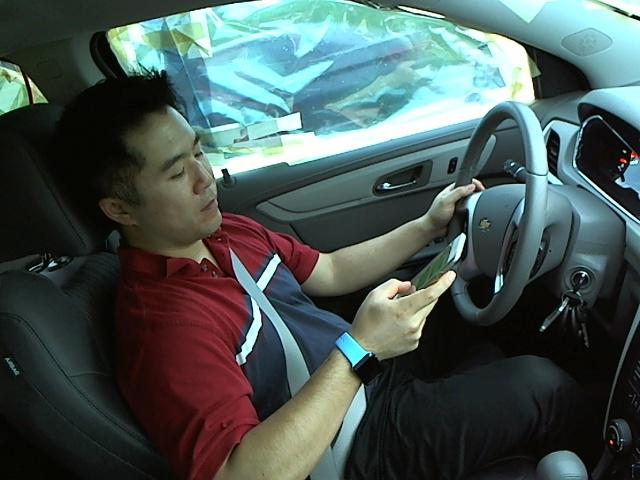
#> input picture 1854116_朱明志_hw1/q1/photos/img_836.jpg, 640 x 480 px
$ python Q1.py
#> lines starting #> are read from the running program, lines starting #| are printed output that depends on the picture
# %%
# 一个展示分类器的示例代码，并无语句调用这个分类器
import numpy as np
import cv2
img=cv2.imread("photos/img_836.jpg")
#> img is the input picture: shape (480, 640, 3); mean B, G, R 84.8, 87.2, 73
img_arr = np.asarray(img, dtype=np.double)
r_img = img_arr[:, :, 0]
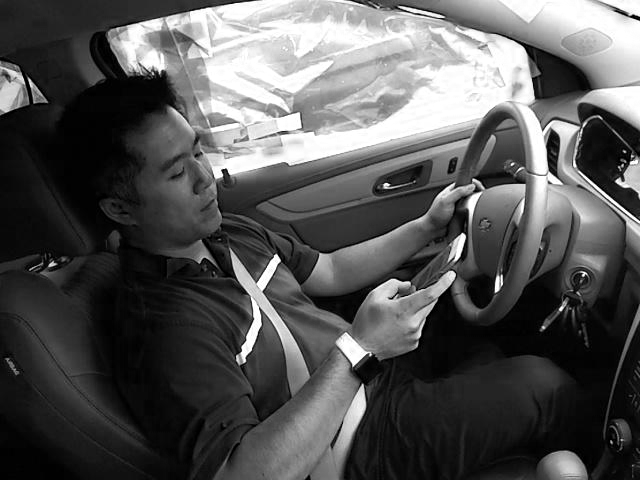
#> r_img: shape (480, 640) float64; min 0, max 255, mean 84.8
g_img = img_arr[:, :, 1]
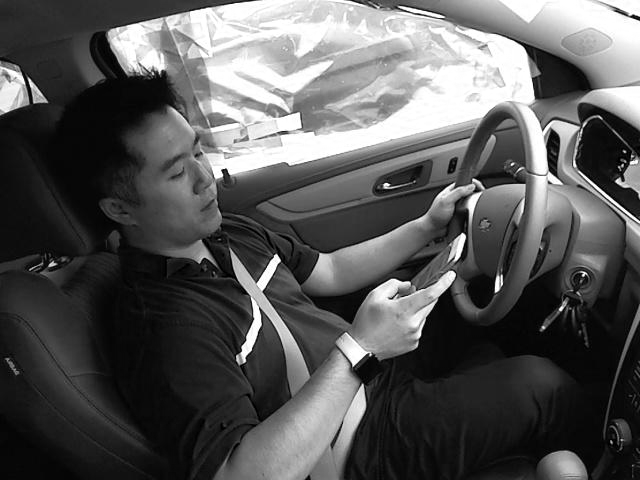
#> g_img: shape (480, 640) float64; min 0, max 255, mean 87.2
b_img = img_arr[:, :, 2]
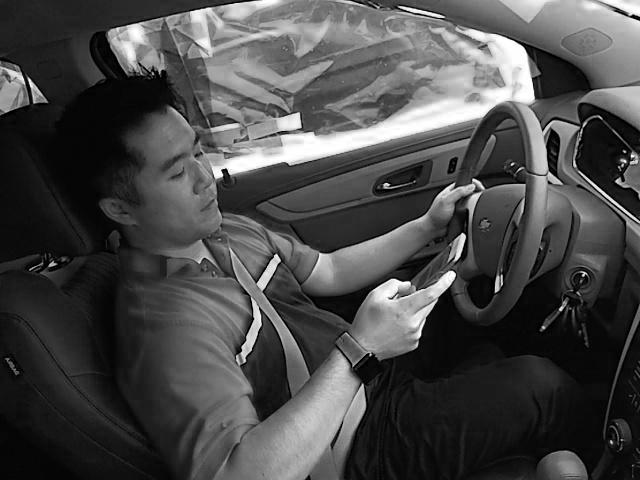
#> b_img: shape (480, 640) float64; min 0, max 255, mean 73
def div(green,red,blue):
    if ((0.5*red)&(0.3*green)&(0.2*blue> 0.6)):
        return "drink"
    else:
        return "driving"

# %%
# 导入果酒数据
# 导入鸢尾花数据
import matplotlib.pyplot as plt
from mpl_toolkits.mplot3d import Axes3D
from sklearn import datasets
data=datasets.load_wine()
X=data['data']
y=data['target']
print(X)
print(y)
# %%
#选取三个特征查看IRIS数据分布

fig=plt.figure()
plt.rcParams['savefig.dpi'] = 300
plt.rcParams['figure.figsize'] = (4, 4)
ax = Axes3D(fig)
for c,i,target_name in zip('>o*',[0,1,2],data.target_names):
    ax.scatter(X[y==i ,0], X[y==i, 1], X[y==i,2], marker=c, label=target_name)
ax.set_xlabel(data.feature_names[0])
ax.set_ylabel(data.feature_names[1])
ax.set_zlabel(data.feature_names[2])
ax.set_title("Wine")
#fig.savefig('Wine-show.jpg')
plt.legend()
plt.show()

# %%

# 利用PCA降维，降到二维
from sklearn.decomposition import PCA
pca = PCA(n_components=2)
X_p =pca.fit(X).transform(X)
ax = plt.figure()
plt.rcParams['savefig.dpi'] = 300
plt.rcParams['figure.figsize'] = (4, 4)
for c, i, target_name in zip("rgb", [0, 1, 2], data.target_names):
    plt.scatter(X_p[y == i, 0], X_p[y == i, 1], c=c, label=target_name)
plt.xlabel('Dimension1')
plt.ylabel('Dimension2')
plt.title("wine-PCA")
plt.legend()
plt.show()
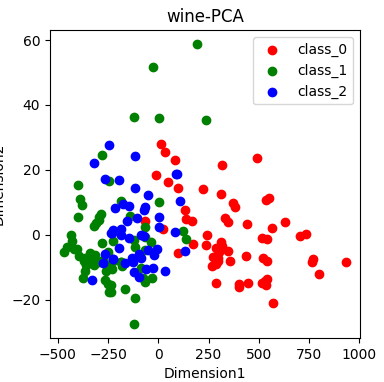
#> figure drawn by matplotlib, 1 panel

# %%
# 标准化后降维
from sklearn.preprocessing import StandardScaler
X=StandardScaler().fit(X).transform(X)
from sklearn.decomposition import PCA
pca = PCA(n_components=2)
X_p =pca.fit(X).transform(X)
ax = plt.figure()
for c, i, target_name in zip("rgb", [0, 1, 2], data.target_names):
    plt.scatter(X_p[y == i, 0], X_p[y == i, 1], c=c, label=target_name)
plt.xlabel('Dimension1')
plt.ylabel('Dimension2')
plt.title("wine-standard-PCA")
plt.legend()
plt.show()
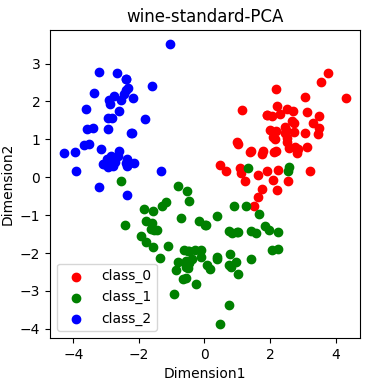
#> figure drawn by matplotlib, 1 panel
# %%
# 有监督的LDA降维
from sklearn.discriminant_analysis import LinearDiscriminantAnalysis as LDA
lda = LDA(n_components=2)
# 有监督在程序中表现在X_r =lda.fit(X,y).transform(X)，用到了标签y
X_r =lda.fit(X,y).transform(X)
ax = plt.figure()
for c, i, target_name in zip("rgb", [0, 1, 2], data.target_names):
    plt.scatter(X_r[y == i, 0], X_r[y == i, 1], c=c, label=target_name)
plt.xlabel('Dimension1')
plt.ylabel('Dimension2')
plt.title("LDA")
plt.legend()
plt.show()
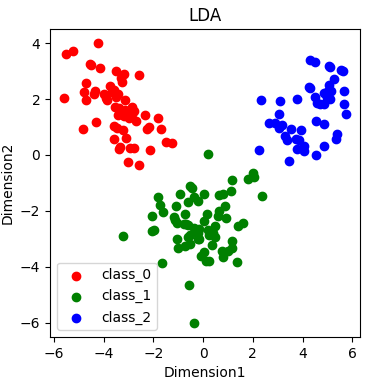
#> figure drawn by matplotlib, 1 panel

# %%
#方差选择法，返回值为特征选择后的数据
import pandas as pd
from sklearn.feature_selection import VarianceThreshold
data=datasets.load_iris()

#参数threshold为方差的阈值
df=pd.DataFrame(VarianceThreshold(threshold=0.6).fit_transform(data.data))

#> (the run stopped early here; a loop or call above may not have finished)

$ run again, with 1854116_朱明志_hw1/q1/photos/img_208.jpg copied over 1854116_朱明志_hw1/q1/photos/img_836.jpg
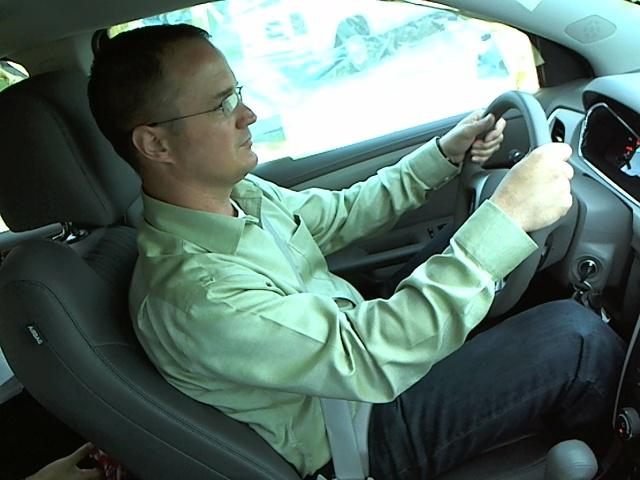
#> input picture 1854116_朱明志_hw1/q1/photos/img_208.jpg, 640 x 480 px
#> img is the input picture: shape (480, 640, 3); mean B, G, R 104.5, 112.3, 90.2
#> `g_img = img_arr[:, :, 1]`:
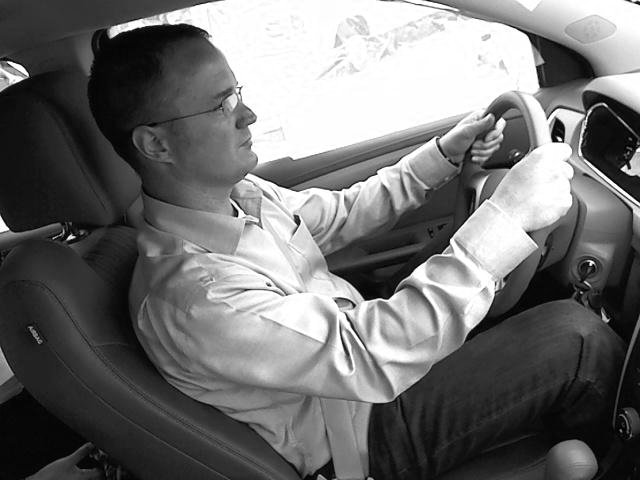
#> g_img: shape (480, 640) float64; min 0, max 255, mean 112.3
#> `b_img = img_arr[:, :, 2]`:
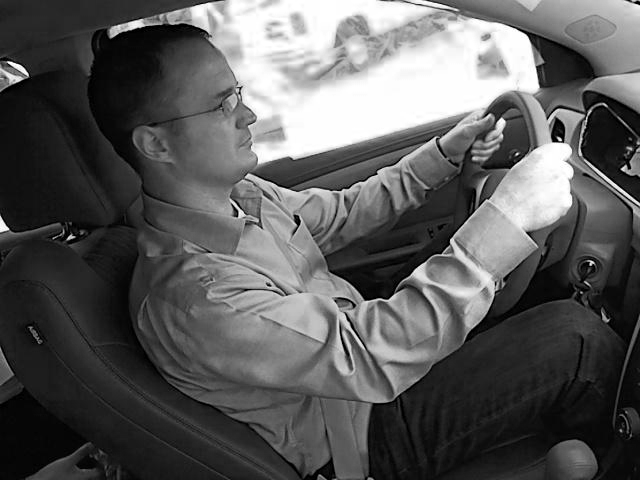
#> b_img: shape (480, 640) float64; min 0, max 255, mean 90.2
